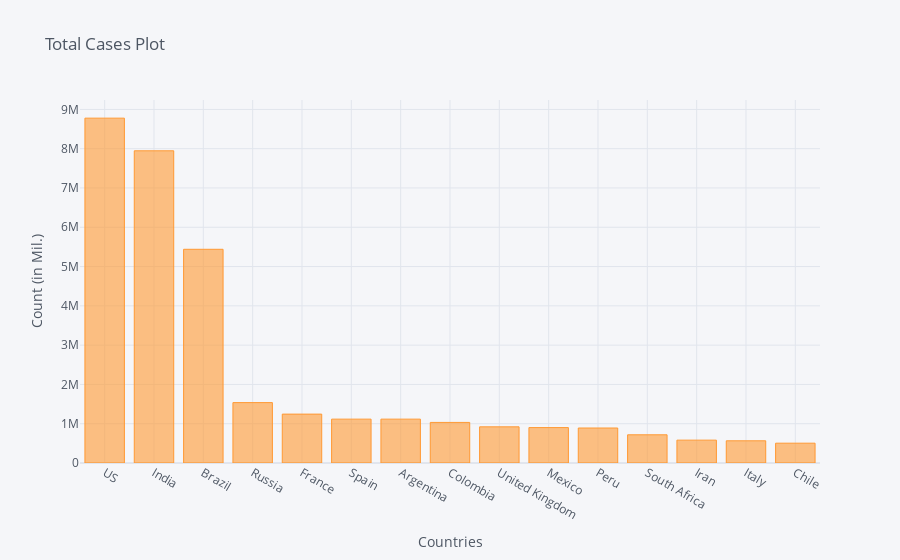

The code cell stored with this chart in its notebook:
### Code cell
corona_dframe_agg_plot.iplot(kind='bar', x='Country/Region', y='10/27/20',
                             title='Total Cases Plot',xTitle='Countries',yTitle='Count (in Mil.)')

### Figure 1 — Plotly figure (JSON) as saved in the notebook; plotly's stock layout.template omitted (floating-point values rounded to 4 significant figures)
{"data": [{"marker": {"color": "rgba(255, 153, 51, 0.6)", "line": {"color": "rgba(255, 153, 51, 1.0)", "width": 1}}, "name": "10/27/20", "orientation": "v", "text": "", "type": "bar", "x": ["US", "India", "Brazil", "Russia", "France", "Spain", "Argentina", "Colombia", "United Kingdom", "Mexico", "Peru", "South Africa", "Iran", "Italy", "Chile"], "y": [8777432, 7946429, 5439641, 1537142, 1244242, 1116738, 1116609, 1033218, 920664, 901268, 890574, 717851, 581824, 564778, 504525]}], "layout": {"legend": {"bgcolor": "#F5F6F9", "font": {"color": "#4D5663"}}, "paper_bgcolor": "#F5F6F9", "plot_bgcolor": "#F5F6F9", "title": {"font": {"color": "#4D5663"}, "text": "Total Cases Plot"}, "xaxis": {"gridcolor": "#E1E5ED", "showgrid": true, "tickfont": {"color": "#4D5663"}, "title": {"font": {"color": "#4D5663"}, "text": "Countries"}, "zerolinecolor": "#E1E5ED"}, "yaxis": {"gridcolor": "#E1E5ED", "showgrid": true, "tickfont": {"color": "#4D5663"}, "title": {"font": {"color": "#4D5663"}, "text": "Count (in Mil.)"}, "zerolinecolor": "#E1E5ED"}}}
